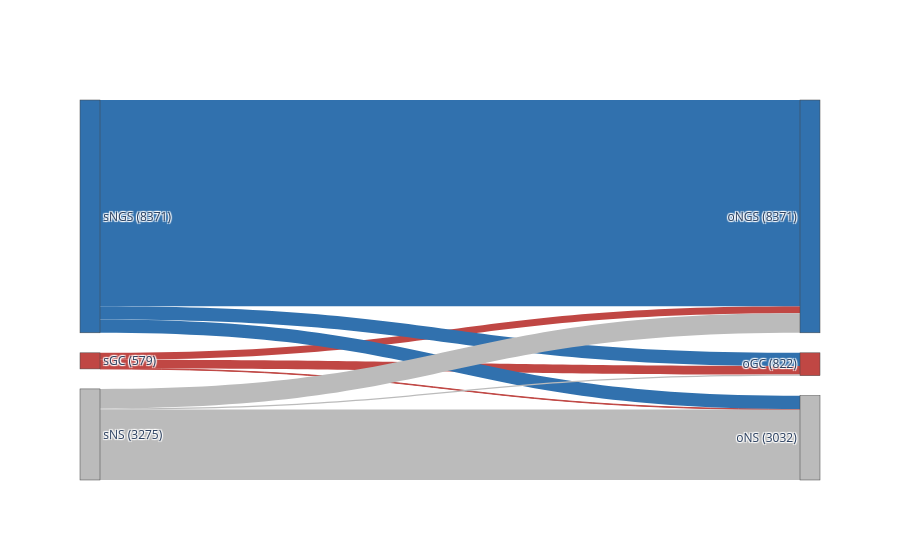

Notebook source saved alongside this figure:
### Code cell
import pandas as pd
import plotly.graph_objects as go

# Color map for left nodes (standard)
color_map_left = {
    'sGC': '#c04744',   # GC color
    'sNGS': '#3171ae',  # NGS color
    'sNS': '#bbbbbb'    # NS color (gray)
}
# Color map for right nodes (optimal)
color_map_right = {
    'oGC': '#c04744',
    'oNGS': '#3171ae',
    'oNS': '#bbbbbb'
}

# Ensure unique_id exists in both DataFrames
if 'unique_id' not in all_using_standard.columns:
    all_using_standard['unique_id'] = all_using_standard.apply(lambda row: f"{row['mouse']}_{row['day']}_{row['cluster_id']}", axis=1)
if 'unique_id' not in all_using_optimal.columns:
    all_using_optimal['unique_id'] = all_using_optimal.apply(lambda row: f"{row['mouse']}_{row['day']}_{row['cluster_id']}", axis=1)

# Merge to get transitions for cells present in both
merged = pd.merge(
    all_using_standard[['unique_id', 'cell_classification']],
    all_using_optimal[['unique_id', 'cell_classification']],
    on='unique_id',
    suffixes=('_standard', '_optimal')
)

# Define node labels
left_nodes = ['sGC', 'sNGS', 'sNS']
right_nodes = ['oGC', 'oNGS', 'oNS']
labels = left_nodes + right_nodes

# Assign node colors in order
node_colors = [color_map_left[n] for n in left_nodes] + [color_map_right[n] for n in right_nodes]

# Map node names to indices
left_map = {name: i for i, name in enumerate(left_nodes)}
right_map = {name: i + len(left_nodes) for i, name in enumerate(right_nodes)}

# Count transitions
transitions = merged.groupby(['cell_classification_standard', 'cell_classification_optimal']).size().reset_index(name='count')

# Build source, target, value lists
sources = transitions['cell_classification_standard'].map(left_map)
targets = transitions['cell_classification_optimal'].map(right_map)
values = transitions['count']

# Optional: color links by source node color
link_colors = [color_map_left[src] for src in transitions['cell_classification_standard']]

# Add node counts to labels
left_counts = merged['cell_classification_standard'].value_counts().reindex(left_nodes, fill_value=0)
right_counts = merged['cell_classification_optimal'].value_counts().reindex(right_nodes, fill_value=0)
labels_with_counts = [f"{n}\n({left_counts[n]})" for n in left_nodes] + [f"{n}\n({right_counts[n]})" for n in right_nodes]

# Create Sankey diagram
fig = go.Figure(go.Sankey(
    node=dict(label=labels_with_counts, pad=20, thickness=20, color=node_colors),
    link=dict(source=sources, target=targets, value=values, color=link_colors)
))
fig.show()
fig.write_image("/Users/harryclark/Documents/spatial-manifolds/scripts/figures/figure_3_predictive_coding/standard_to_optimal_shifting_sankey.pdf")

### Figure 1 — Plotly figure (JSON) as saved in the notebook; plotly's stock layout.template omitted (floating-point values rounded to 4 significant figures)
{"data": [{"link": {"color": ["#c04744", "#c04744", "#c04744", "#3171ae", "#3171ae", "#3171ae", "#bbbbbb", "#bbbbbb", "#bbbbbb"], "source": [0, 0, 0, 1, 1, 1, 2, 2, 2], "target": [3, 4, 5, 3, 4, 5, 3, 4, 5], "value": [311, 250, 18, 472, 7417, 482, 39, 704, 2532]}, "node": {"color": ["#c04744", "#3171ae", "#bbbbbb", "#c04744", "#3171ae", "#bbbbbb"], "label": ["sGC\n(579)", "sNGS\n(8371)", "sNS\n(3275)", "oGC\n(822)", "oNGS\n(8371)", "oNS\n(3032)"], "pad": 20, "thickness": 20}, "type": "sankey"}], "layout": {}}
